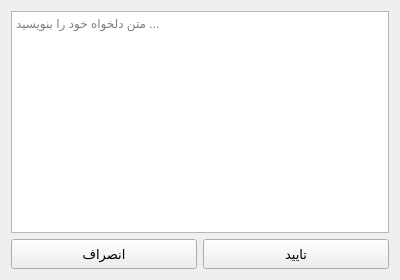
<?xml version="1.0" encoding="UTF-8"?>
<ui version="4.0">
 <class>Dialog</class>
 <widget class="QDialog" name="Dialog">
  <property name="geometry">
   <rect>
    <x>0</x>
    <y>0</y>
    <width>400</width>
    <height>280</height>
   </rect>
  </property>
  <property name="minimumSize">
   <size>
    <width>400</width>
    <height>280</height>
   </size>
  </property>
  <property name="windowTitle">
   <string>Dialog</string>
  </property>
  <layout class="QVBoxLayout" name="verticalLayout">
   <item>
    <widget class="QTextEdit" name="popupTextBox">
     <property name="layoutDirection">
      <enum>Qt::LeftToRight</enum>
     </property>
     <property name="placeholderText">
      <string>متن دلخواه خود را بنویسید ...</string>
     </property>
    </widget>
   </item>
   <item>
    <layout class="QHBoxLayout" name="horizontalLayout">
     <item>
      <widget class="QPushButton" name="cancelPopup">
       <property name="minimumSize">
        <size>
         <width>0</width>
         <height>30</height>
        </size>
       </property>
       <property name="font">
        <font>
         <family>IRANSansMobile</family>
         <pointsize>10</pointsize>
        </font>
       </property>
       <property name="focusPolicy">
        <enum>Qt::NoFocus</enum>
       </property>
       <property name="text">
        <string>انصراف</string>
       </property>
      </widget>
     </item>
     <item>
      <widget class="QPushButton" name="confirmPopup">
       <property name="minimumSize">
        <size>
         <width>0</width>
         <height>30</height>
        </size>
       </property>
       <property name="font">
        <font>
         <family>IRANSansMobile</family>
         <pointsize>10</pointsize>
        </font>
       </property>
       <property name="focusPolicy">
        <enum>Qt::NoFocus</enum>
       </property>
       <property name="text">
        <string>تایید</string>
       </property>
      </widget>
     </item>
    </layout>
   </item>
  </layout>
 </widget>
 <resources/>
 <connections/>
</ui>
